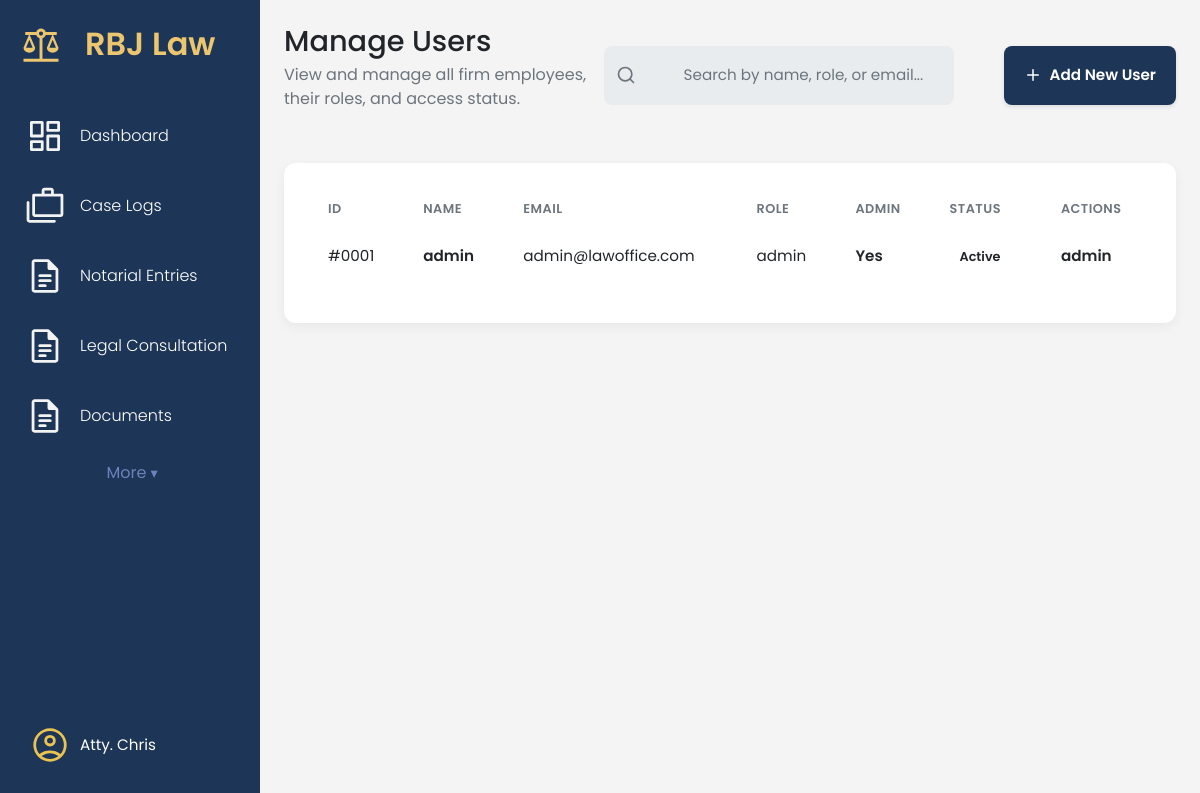
Page /admin/users (signed in) on the committed database.
### app/models/user_model.py (models this page shows, shortened)
class User(UserMixin, db.Model):
    __tablename__ = 'users'
    id = db.Column(db.Integer, primary_key=True)
    username = db.Column(db.String(80), unique=True, nullable=False, index=True)
    email = db.Column(db.String(120), unique=True, nullable=False)
    password_hash = db.Column(db.String(128), nullable=False)
    role = db.Column(db.String(50), default='attorney', nullable=False)
    is_active = db.Column(db.Boolean, default=True, nullable=False)
    is_admin = db.Column(db.Boolean, default=False, nullable=False)
    created_at = db.Column(db.DateTime, default=datetime.utcnow)
    updated_at = db.Column(db.DateTime, default=datetime.utcnow, onupdate=datetime.utcnow)

### app/routes/admin_profile_routes.py (the view)
@admin_bp.route('/users')
@login_required
def manage_users_page():
    if not current_user.is_admin:
        abort(403) # Forbidden
    users = get_all_users()
    return render_template('manage_users.html', users=users)

### app/services/user_service.py (called while the page is built)
def get_all_users():
    try:
        return User.query.all()
    except SQLAlchemyError as e:
        logging.error(f"Error fetching all users: {e}")
        return []

### app/templates/manage_users.html (shortened to what this page needs)
{% extends 'base.html' %}
{% block content %}
<main class="dashboard-content">
    <header class="dashboard-header">
        <div>
            <h1>Manage Users</h1>
            <p>View and manage all firm employees, their roles, and access status.</p>
        </div>
        <div class="dashboard-actions" style="display: flex; justify-content: space-between; flex-shrink: 0; gap: 50px;">
            <div class="search-bar">
                <svg class="search-bar__icon" xmlns="http://www.w3.org/2000/svg" width="20" height="20"
                    viewBox="0 0 24 24" fill="none" stroke="currentColor" stroke-width="2" stroke-linecap="round"
                    stroke-linejoin="round">
                    <circle cx="11" cy="11" r="8"></circle>
                    <line x1="21" y1="21" x2="16.65" y2="16.65"></line>
                </svg>
                <input class="search-bar__input" type="text" placeholder="Search by name, role, or email...">
            </div>
            <a href="{{ url_for('admin.add_new_user') }}" class="btn btn-primary">
                <svg class="btn-icon-left" xmlns="http://www.w3.org/2000/svg" viewBox="0 0 24 24" fill="none"
                    stroke="currentColor" stroke-width="2" stroke-linecap="round" stroke-linejoin="round">
                    <line x1="12" y1="5" x2="12" y2="19"></line>
                    <line x1="5" y1="12" x2="19" y2="12"></line>
                </svg>
                Add New User</a>
        </div>
    </header>
    <section class="content-section">
        <div class="data-card">
            <div class="table-wrapper">
                <table class="table user-table">
                    <colgroup>
                        <col class="col-id">
                        <col class="col-name">
                        <col class="col-email">
                        <col class="col-role">
                        <col class="col-admin">
                        <col class="col-status">
                        <col class="col-actions">
                    </colgroup>
                    <thead>
                        <tr>
                            <th>ID</th>
                            <th>Name</th>
                            <th>Email</th>
                            <th>Role</th>
                            <th>Admin</th>
                            <th>Status</th>
                            <th>Actions</th>
                        </tr>
                    </thead>
                    <tbody>
                        {% for user in users %}
                        <tr>
                            <td>#{{ '%04d' | format(user.id) }}</td>
                            <td>
                                <a href="{{ url_for('admin.edit_user', user_id=user.id) }}" class="table-link">{{
                                    user.username }}</a>
                            </td>
                            <td>{{ user.email }}</td>
                            <td>{{ user.role }}</td>
                            <td>
                                {% if user.is_admin %}
                                <span style="color: var(--color-success); font-weight: 600;">Yes</span>
                                {% else %}
                                <span style="color: var(--color-text-secondary);">No</span>
                                {% endif %}
                            </td>
                            <td>
                                {% if user.is_active %}
                                <span class="status-tag status-tag--active">Active</span>
                                {% else %}
                                <span class="status-tag status-tag--inactive">Inactive</span>
                                {% endif %}
                            </td>
                            <td>
                                <a href="{{ url_for('admin.edit_user', user_id=user.id) }}" class="table-link">{{
                                    user.username }}</a>
                            </td>
                        </tr>
                        {% endfor %}
                    </tbody>
                </table>
            </div>
        </div>
    </section>
</main>
{% endblock content %}

### app/static/css/components/sidebar.css (style rules this page uses)
body { min-height: 100vh; background-color: aliceblue; }

### app/static/css/base/_variable.css (style rules this page uses)
:root { --color-bg-primary: #F4F4F4; --color-bg-secondary: #FFFFFF; --color-bg-search: #E9ECEF; --color-text-primary: #212529; --color-text-secondary: #6C757D; --color-text-white: #FFFFFF; --color-card-blue: #1D3557; --color-card-gold: #ecc56f; --color-card-green: #2A9D49; --shadow-light: 0 4px 12px rgba(0, 0, 0, 0.05); --border-radius-m: 12px; --border-radius-s: 8px; }

### app/static/css/components/_dashboard.css (style rules this page uses)
.dashboard-content { padding: 24px; }
.dashboard-header { display: flex; justify-content: space-between; align-items: center; margin-bottom: 24px; padding-bottom: 12px; border-bottom: 1px solid var(--color-border-light); }
.dashboard-header h1 { margin: 0; font-size: 1.8rem; color: var(--color-text-primary); }
.dashboard-header p { margin-top: 4px; color: var(--color-text-secondary); }
body { background-color: var(--color-bg-primary); font-family: -apple-system, BlinkMacSystemFont, "Segoe UI", Roboto, Helvetica, Arial, sans-serif; }

### app/static/css/components/_data-card.css (style rules this page uses)
.data-card { display: flex; justify-content: space-between; align-items: center; background-color: var(--color-bg-secondary); padding: 24px; border-radius: var(--border-radius-m); box-shadow: var(--shadow-light); }

### app/static/css/components/_search-bar.css (style rules this page uses)
.search-bar { display: flex; align-items: center; background-color: var(--color-bg-search); border-radius: var(--border-radius-s); padding: 8px 12px; max-width: 500px; }
.search-bar__icon { color: var(--color-text-secondary); margin-right: 8px; flex-shrink: 0; }
.search-bar__input { width: 100%; border: none; outline: none; background-color: transparent; font-size: 1rem; color: var(--color-text-primary); }
.search-bar__input::placeholder { color: var(--color-text-secondary); }

### app/static/css/components/_status-tag.css (style rules this page uses)
.status-tag { font-size: 0.8rem; font-weight: 600; padding: 4px 10px; border-radius: 20px; text-align: center; flex-shrink: 0; min-width: 80px; }

### app/static/css/components/_table.css (style rules this page uses)
.table { width: 100%; border-collapse: collapse; table-layout: auto; }
.table thead th { font-weight: 600; color: var(--color-text-secondary); text-transform: uppercase; text-align: left; font-size: 0.8rem; padding: 12px 20px; border-bottom: 1px solid var(--color-border-light); letter-spacing: 0.5px; position: sticky; top: 0; background-color: #fff; z-index: 2; }
.table tbody td { padding: 15px 20px; color: var(--color-text-primary); font-size: 0.95rem; border-bottom: 1px solid var(--color-border-subtle); word-break: break-word; }
.table tbody tr:last-child td { border-bottom: none; }
.table-link { text-decoration: none; color: var(--color-text-primary); font-weight: 600; transition: color 0.2s ease; }
.table-wrapper { overflow-x: auto; width: 100%; max-height: 500px; overflow-y: auto; }
.search-bar { position: relative; display: flex; align-items: center; width: 350px; }
.search-bar__input { width: 100%; padding: 10px 10px 10px 40px; border: 1px solid var(--color-border-light); border-radius: 8px; font-size: 0.95rem; transition: border-color 0.2s; }

### app/static/css/components/_button.css (style rules this page uses)
.btn { display: inline-flex; align-items: center; justify-content: center; padding: 10px 20px; border: none; border-radius: 8px; cursor: pointer; font-weight: 600; font-size: 0.95rem; transition: all 0.2s ease; text-decoration: none; box-shadow: 0 2px 4px rgba(0, 0, 0, 0.1); }
.btn-icon-left { margin-right: 8px; width: 18px; height: 18px; fill: none; stroke: currentColor; stroke-width: 2; }

### rows in the picture
User: id "0001", username "admin", email "admin@lawoffice.com", role "admin", is_admin "Yes", is_active "Active"
